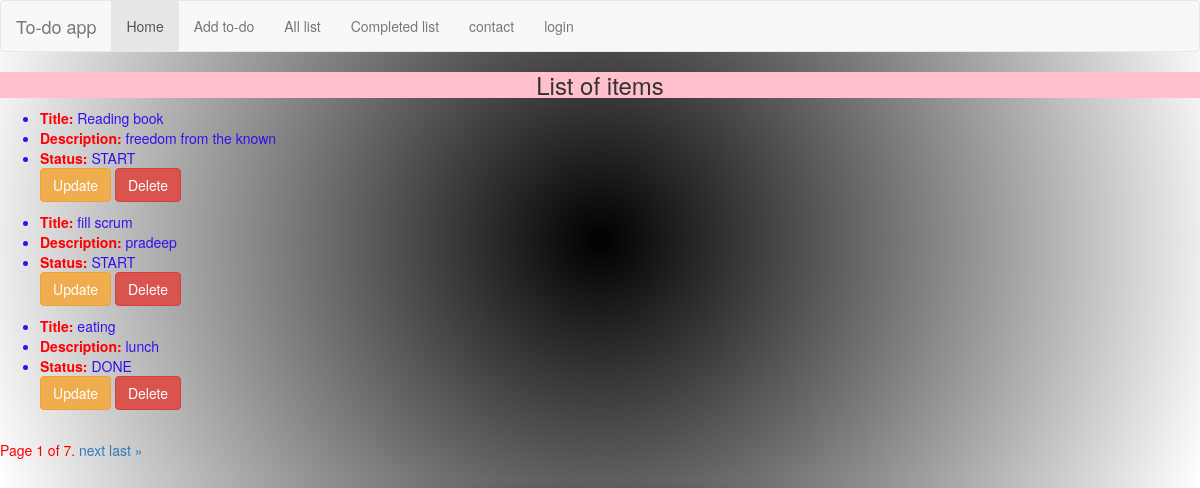
The page /tlist/ on the database as committed earlier.
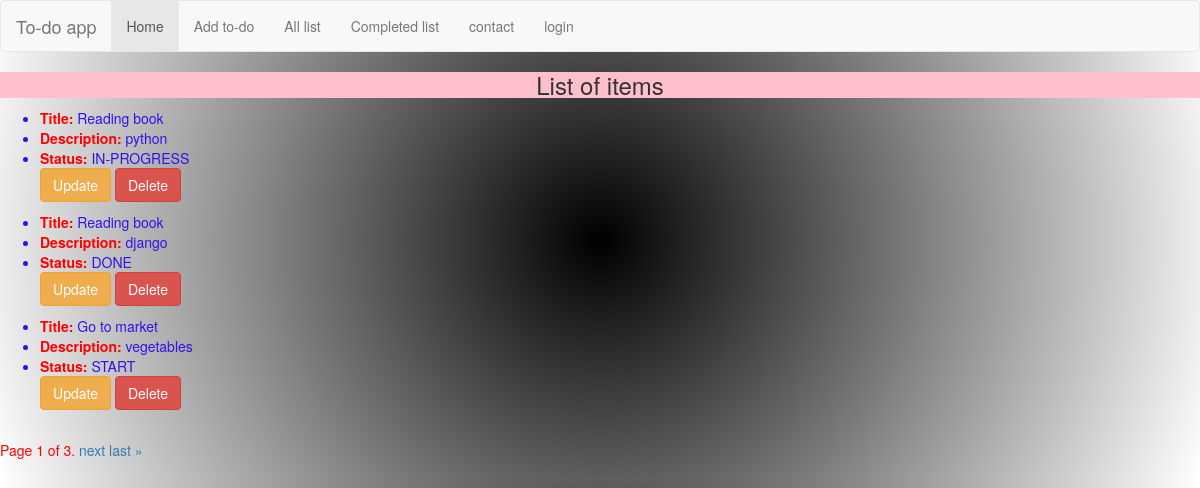
The same page on the database as committed later.
### todoapp/models.py (models this page shows, shortened)
class TodoList(models.Model):
    title = models.CharField(max_length=100)
    details=models.TextField(max_length=200)
    status=models.CharField(max_length=30)

### todoapp/views.py (the view)
# urls.py: path('tlist/',views.list_view,name='tlist'),
def list_view(request):
    total_list=TodoList.objects.all()
    paginator=Paginator(total_list,3)
    page_number = request.GET.get('page')
    try:
        total_list=paginator.page(page_number)
    except PageNotAnInteger:
        total_list=paginator.page(1)
    except EmptyPage:
        sdata=paginator.page(paginator.num_pages)
    return render(request,'todoapp/total_list.html',{'total_list':total_list})

### templates/todoapp/total_list.html (shortened to what this page needs)
{% extends 'todoapp/base.html' %}
{% load static %}
{% block content %}
<center><h3>List of items</h3></center>
{% for todo in total_list %}
<ul>
<li><b>Title: </b>{{todo.title}}</li>
<li><b>Description: </b>{{todo.details}}</li>
<li><b>Status: </b>{{todo.status}} </li>
<a href="/update/{{todo.id}}" class='btn btn-warning'>Update</a>
<a href="/delete/{{todo.id}}" class='btn btn-danger'>Delete</a>
</ul>
{% endfor %}
<div class="pagination">
    <span class="step-links">
        <span class="current">
            Page {{ total_list.number }} of {{ total_list.paginator.num_pages }}.
        </span>
        {% if total_list.has_next %}
            <a href="?page={{ total_list.next_page_number }}">next</a>
            <a href="?page={{ total_list.paginator.num_pages }}">last &raquo;</a>
        {% endif %}
    </span>
</div>
{% endblock %}

### templates/todoapp/base.html (shortened to what this page needs)
<!DOCTYPE html>
{% load static %}
<html lang="en" dir="ltr">
  <head>
    <link rel="stylesheet" href="{% static "css/demo.css" %}">
    <link rel="stylesheet" href="https://maxcdn.bootstrapcdn.com/bootstrap/3.4.1/css/bootstrap.min.css">
  </head>
  <body>
    <nav class="navbar navbar-default">
  <div class="container-fluid">
    <div class="navbar-header">
      <a class="navbar-brand" href="#">To-do app</a>
    </div>
    <ul class="nav navbar-nav">
      <li class="active"><a href="{% url 'home' %}">Home</a></li>
      <li><a href="{% url 'addlist' %}">Add to-do</a></li>
      <li><a href="{% url 'tlist' %}">All list</a></li>
      <li><a href="{% url 'dlist' %}">Completed list</a></li>
      <li><a href="">contact</a></li>
{% if request.user.is_authenticated %}:
    <li class="topnav-right"  ><a href="{% url 'logout' %}">logout</a></li>
    <li class="topnav-right"  ><a href="{% url 'signup' %}">Sign up</a></li>
{% else %}
<li class="topnav-right"><a href="{% url 'login' %}">login</a></li>
{% endif %}
    </ul>
  </div>
</nav>
{% block content %}
{% endblock %}
  </body>
</html>

### static/css/demo.css (style rules this page uses)
label,span,input { color: white; }
h1,h3 { background-color: pink; }
a,b { color:red; }
li { color:#3210eb; }
body { background: radial-gradient(circle, black, white); }
.current { color:red; }

Rows that differ between the two databases and show on the page:
removed TodoList: title "Reading book", details "freedom from the known", status "START"
removed TodoList: title "fill scrum", details "pradeep", status "START"
removed TodoList: title "eating", details "lunch", status "DONE"
added TodoList: title "Reading book", details "python", status "IN-PROGRESS"
added TodoList: title "Reading book", details "django", status "DONE"
added TodoList: title "Go to market", details "vegetables", status "START"
Other text that changed with them:
{{ total_list.paginator.num_pages }}: "7" → "3"
